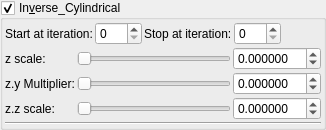
    <widget class="MyGroupBox" name="groupCheck_transf_function_enabledBx_false">
     <property name="toolTip">
      <string>&lt;html&gt;&lt;head/&gt;&lt;body&gt;&lt;p&gt;Cpixel is CVector3 c = ( c.x, c.y, c.z). It is each original point (pixel) in 3D space where the iteration starts from, ( c = original z for each point .) It is commonly found in formula structures z = f(z) + c.&lt;/p&gt;&lt;p&gt;The Cpixel multiplier effectively scales this point &amp;quot;c&amp;quot;.&lt;/p&gt;&lt;p&gt;In this formula the c.y and c.z components of &amp;quot;CVector3 c&amp;quot; are swapped before being multiplied by &amp;quot;CVector3 z&amp;quot; components.&lt;br/&gt;&lt;/p&gt;&lt;/body&gt;&lt;/html&gt;</string>
     </property>
     <property name="title">
      <string>In&amp;verse_Cylindrical</string>
     </property>
     <property name="checkable">
      <bool>true</bool>
     </property>
     <layout class="QVBoxLayout" name="verticalLayout_50">
      <property name="spacing">
       <number>2</number>
      </property>
      <property name="leftMargin">
       <number>2</number>
      </property>
      <property name="topMargin">
       <number>2</number>
      </property>
      <property name="rightMargin">
       <number>2</number>
      </property>
      <property name="bottomMargin">
       <number>2</number>
      </property>
      <item>
       <layout class="QGridLayout" name="gridLayout_65">
        <property name="spacing">
         <number>2</number>
        </property>
        <item row="1" column="5">
         <spacer name="horizontalSpacer_37">
          <property name="orientation">
           <enum>Qt::Horizontal</enum>
          </property>
          <property name="sizeHint" stdset="0">
           <size>
            <width>40</width>
            <height>20</height>
           </size>
          </property>
         </spacer>
        </item>
        <item row="1" column="2">
         <widget class="QLabel" name="label_250">
          <property name="text">
           <string>Stop at iteration:</string>
          </property>
         </widget>
        </item>
        <item row="1" column="3">
         <widget class="MySpinBox" name="spinboxInt_transf_stop_iterations_D">
          <property name="sizePolicy">
           <sizepolicy hsizetype="Minimum" vsizetype="Maximum">
            <horstretch>0</horstretch>
            <verstretch>0</verstretch>
           </sizepolicy>
          </property>
          <property name="maximum">
           <number>250</number>
          </property>
         </widget>
        </item>
        <item row="1" column="1">
         <widget class="MySpinBox" name="spinboxInt_transf_start_iterations_D">
          <property name="sizePolicy">
           <sizepolicy hsizetype="Minimum" vsizetype="Maximum">
            <horstretch>0</horstretch>
            <verstretch>0</verstretch>
           </sizepolicy>
          </property>
          <property name="maximum">
           <number>250</number>
          </property>
         </widget>
        </item>
        <item row="1" column="0">
         <widget class="QLabel" name="label_251">
          <property name="text">
           <string>Start at iteration:</string>
          </property>
         </widget>
        </item>
       </layout>
      </item>
      <item>
       <layout class="QGridLayout" name="gridLayout_44">
        <property name="spacing">
         <number>2</number>
        </property>
        <item row="2" column="2">
         <widget class="MyDoubleSpinBox" name="spinbox_transf_scale_1">
          <property name="sizePolicy">
           <sizepolicy hsizetype="Minimum" vsizetype="Maximum">
            <horstretch>0</horstretch>
            <verstretch>0</verstretch>
           </sizepolicy>
          </property>
          <property name="prefix">
           <string/>
          </property>
          <property name="suffix">
           <string/>
          </property>
          <property name="decimals">
           <number>6</number>
          </property>
          <property name="minimum">
           <double>-99.989999999999995</double>
          </property>
          <property name="maximum">
           <double>99.989999999999995</double>
          </property>
          <property name="singleStep">
           <double>0.100000000000000</double>
          </property>
         </widget>
        </item>
        <item row="2" column="0">
         <widget class="QLabel" name="label_113">
          <property name="text">
           <string>z.y Multiplier:</string>
          </property>
         </widget>
        </item>
        <item row="1" column="0">
         <widget class="QLabel" name="label_112">
          <property name="text">
           <string>z scale:</string>
          </property>
         </widget>
        </item>
        <item row="3" column="0">
         <widget class="QLabel" name="label_114">
          <property name="text">
           <string>z.z scale:</string>
          </property>
         </widget>
        </item>
        <item row="5" column="0" colspan="3">
         <widget class="Line" name="line_33">
          <property name="orientation">
           <enum>Qt::Horizontal</enum>
          </property>
         </widget>
        </item>
        <item row="2" column="1">
         <widget class="QSlider" name="slider_transf_scale_1">
          <property name="sizePolicy">
           <sizepolicy hsizetype="Expanding" vsizetype="Maximum">
            <horstretch>0</horstretch>
            <verstretch>0</verstretch>
           </sizepolicy>
          </property>
          <property name="minimum">
           <number>0</number>
          </property>
          <property name="maximum">
           <number>1000000</number>
          </property>
          <property name="value">
           <number>0</number>
          </property>
          <property name="sliderPosition">
           <number>0</number>
          </property>
          <property name="orientation">
           <enum>Qt::Horizontal</enum>
          </property>
         </widget>
        </item>
        <item row="1" column="2">
         <widget class="MyDoubleSpinBox" name="spinbox_transf_scaleA_1">
          <property name="sizePolicy">
           <sizepolicy hsizetype="Minimum" vsizetype="Maximum">
            <horstretch>0</horstretch>
            <verstretch>0</verstretch>
           </sizepolicy>
          </property>
          <property name="prefix">
           <string/>
          </property>
          <property name="suffix">
           <string/>
          </property>
          <property name="decimals">
           <number>6</number>
          </property>
          <property name="minimum">
           <double>-99.989999999999995</double>
          </property>
          <property name="maximum">
           <double>99.989999999999995</double>
          </property>
          <property name="singleStep">
           <double>0.100000000000000</double>
          </property>
         </widget>
        </item>
        <item row="3" column="2">
         <widget class="MyDoubleSpinBox" name="spinbox_transf_scaleC_1">
          <property name="sizePolicy">
           <sizepolicy hsizetype="Minimum" vsizetype="Maximum">
            <horstretch>0</horstretch>
            <verstretch>0</verstretch>
           </sizepolicy>
          </property>
          <property name="prefix">
           <string/>
          </property>
          <property name="suffix">
           <string/>
          </property>
          <property name="decimals">
           <number>6</number>
          </property>
          <property name="minimum">
           <double>-99.989999999999995</double>
          </property>
          <property name="maximum">
           <double>99.989999999999995</double>
          </property>
          <property name="singleStep">
           <double>0.100000000000000</double>
          </property>
         </widget>
        </item>
        <item row="3" column="1">
         <widget class="QSlider" name="slider_transf_scaleC_1">
          <property name="sizePolicy">
           <sizepolicy hsizetype="Expanding" vsizetype="Maximum">
            <horstretch>0</horstretch>
            <verstretch>0</verstretch>
           </sizepolicy>
          </property>
          <property name="minimum">
           <number>0</number>
          </property>
          <property name="maximum">
           <number>10000000</number>
          </property>
          <property name="value">
           <number>0</number>
          </property>
          <property name="sliderPosition">
           <number>0</number>
          </property>
          <property name="orientation">
           <enum>Qt::Horizontal</enum>
          </property>
         </widget>
        </item>
        <item row="1" column="1">
         <widget class="QSlider" name="slider_transf_scaleA_1">
          <property name="sizePolicy">
           <sizepolicy hsizetype="Expanding" vsizetype="Maximum">
            <horstretch>0</horstretch>
            <verstretch>0</verstretch>
           </sizepolicy>
          </property>
          <property name="minimum">
           <number>0</number>
          </property>
          <property name="maximum">
           <number>10000000</number>
          </property>
          <property name="value">
           <number>0</number>
          </property>
          <property name="sliderPosition">
           <number>0</number>
          </property>
          <property name="orientation">
           <enum>Qt::Horizontal</enum>
          </property>
         </widget>
        </item>
       </layout>
      </item>
     </layout>
    </widget>
